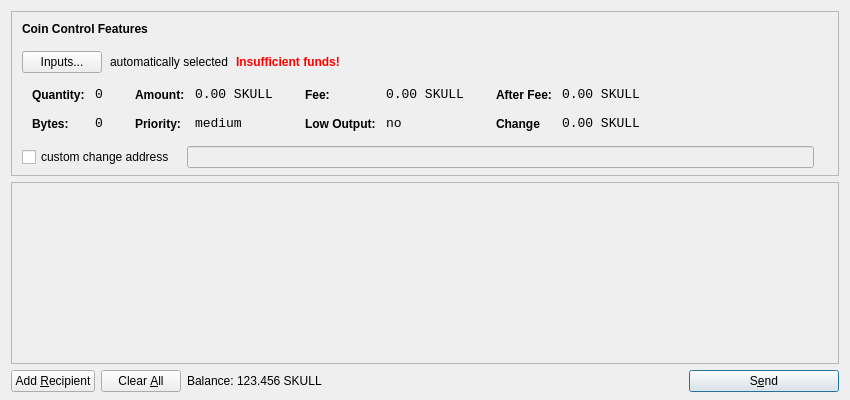
<?xml version="1.0" encoding="UTF-8"?>
<ui version="4.0">
 <class>SendCoinsDialog</class>
 <widget class="QDialog" name="SendCoinsDialog">
  <property name="geometry">
   <rect>
    <x>0</x>
    <y>0</y>
    <width>850</width>
    <height>400</height>
   </rect>
  </property>
  <property name="windowTitle">
   <string>Send Coins</string>
  </property>
  <layout class="QVBoxLayout" name="verticalLayout" stretch="0,1,0">
   <property name="bottomMargin">
    <number>8</number>
   </property>
   <item>
    <widget class="QFrame" name="frameCoinControl">
     <property name="sizePolicy">
      <sizepolicy hsizetype="Expanding" vsizetype="Expanding">
       <horstretch>0</horstretch>
       <verstretch>0</verstretch>
      </sizepolicy>
     </property>
     <property name="maximumSize">
      <size>
       <width>16777215</width>
       <height>16777215</height>
      </size>
     </property>
     <property name="frameShape">
      <enum>QFrame::StyledPanel</enum>
     </property>
     <property name="frameShadow">
      <enum>QFrame::Sunken</enum>
     </property>
     <layout class="QVBoxLayout" name="verticalLayoutCoinControl2">
      <property name="spacing">
       <number>-1</number>
      </property>
      <property name="leftMargin">
       <number>0</number>
      </property>
      <property name="topMargin">
       <number>0</number>
      </property>
      <property name="rightMargin">
       <number>0</number>
      </property>
      <property name="bottomMargin">
       <number>6</number>
      </property>
      <item>
       <layout class="QVBoxLayout" name="verticalLayoutCoinControl" stretch="0,0,0,0,1">
        <property name="spacing">
         <number>0</number>
        </property>
        <property name="leftMargin">
         <number>10</number>
        </property>
        <property name="topMargin">
         <number>10</number>
        </property>
        <item>
         <layout class="QHBoxLayout" name="horizontalLayoutCoinControl1">
          <property name="bottomMargin">
           <number>15</number>
          </property>
          <item>
           <widget class="QLabel" name="labelCoinControlFeatures">
            <property name="sizePolicy">
             <sizepolicy hsizetype="Preferred" vsizetype="Maximum">
              <horstretch>0</horstretch>
              <verstretch>0</verstretch>
             </sizepolicy>
            </property>
            <property name="font">
             <font>
              <weight>75</weight>
              <bold>true</bold>
             </font>
            </property>
            <property name="styleSheet">
             <string notr="true">font-weight:bold;</string>
            </property>
            <property name="text">
             <string>Coin Control Features</string>
            </property>
           </widget>
          </item>
         </layout>
        </item>
        <item>
         <layout class="QHBoxLayout" name="horizontalLayoutCoinControl2" stretch="0,0,0,0">
          <property name="spacing">
           <number>8</number>
          </property>
          <property name="bottomMargin">
           <number>10</number>
          </property>
          <item>
           <widget class="QPushButton" name="pushButtonCoinControl">
            <property name="styleSheet">
             <string notr="true"/>
            </property>
            <property name="text">
             <string>Inputs...</string>
            </property>
           </widget>
          </item>
          <item>
           <widget class="QLabel" name="labelCoinControlAutomaticallySelected">
            <property name="text">
             <string>automatically selected</string>
            </property>
            <property name="margin">
             <number>5</number>
            </property>
           </widget>
          </item>
          <item>
           <widget class="QLabel" name="labelCoinControlInsuffFunds">
            <property name="font">
             <font>
              <weight>75</weight>
              <bold>true</bold>
             </font>
            </property>
            <property name="styleSheet">
             <string notr="true">color:red;font-weight:bold;</string>
            </property>
            <property name="text">
             <string>Insufficient funds!</string>
            </property>
            <property name="margin">
             <number>5</number>
            </property>
           </widget>
          </item>
          <item>
           <spacer name="horizontalSpacerCoinControl">
            <property name="orientation">
             <enum>Qt::Horizontal</enum>
            </property>
            <property name="sizeHint" stdset="0">
             <size>
              <width>40</width>
              <height>1</height>
             </size>
            </property>
           </spacer>
          </item>
         </layout>
        </item>
        <item>
         <widget class="QWidget" name="widgetCoinControl" native="true">
          <property name="sizePolicy">
           <sizepolicy hsizetype="Preferred" vsizetype="Preferred">
            <horstretch>0</horstretch>
            <verstretch>0</verstretch>
           </sizepolicy>
          </property>
          <property name="minimumSize">
           <size>
            <width>0</width>
            <height>0</height>
           </size>
          </property>
          <property name="styleSheet">
           <string notr="true"/>
          </property>
          <layout class="QHBoxLayout" name="horizontalLayoutCoinControl5">
           <property name="margin">
            <number>0</number>
           </property>
           <item>
            <layout class="QHBoxLayout" name="horizontalLayoutCoinControl3" stretch="0,0,0,1">
             <property name="spacing">
              <number>20</number>
             </property>
             <property name="topMargin">
              <number>0</number>
             </property>
             <property name="bottomMargin">
              <number>10</number>
             </property>
             <item>
              <layout class="QFormLayout" name="formLayoutCoinControl1">
               <property name="horizontalSpacing">
                <number>10</number>
               </property>
               <property name="verticalSpacing">
                <number>14</number>
               </property>
               <property name="leftMargin">
                <number>10</number>
               </property>
               <property name="topMargin">
                <number>4</number>
               </property>
               <property name="rightMargin">
                <number>6</number>
               </property>
               <item row="0" column="0">
                <widget class="QLabel" name="labelCoinControlQuantityText">
                 <property name="styleSheet">
                  <string notr="true">font-weight:bold;</string>
                 </property>
                 <property name="text">
                  <string>Quantity:</string>
                 </property>
                 <property name="margin">
                  <number>0</number>
                 </property>
                </widget>
               </item>
               <item row="0" column="1">
                <widget class="QLabel" name="labelCoinControlQuantity">
                 <property name="font">
                  <font>
                   <family>Monospace</family>
                   <pointsize>10</pointsize>
                  </font>
                 </property>
                 <property name="cursor">
                  <cursorShape>IBeamCursor</cursorShape>
                 </property>
                 <property name="contextMenuPolicy">
                  <enum>Qt::ActionsContextMenu</enum>
                 </property>
                 <property name="text">
                  <string>0</string>
                 </property>
                 <property name="margin">
                  <number>0</number>
                 </property>
                 <property name="textInteractionFlags">
                  <set>Qt::LinksAccessibleByMouse|Qt::TextSelectableByKeyboard|Qt::TextSelectableByMouse</set>
                 </property>
                </widget>
               </item>
               <item row="1" column="0">
                <widget class="QLabel" name="labelCoinControlBytesText">
                 <property name="styleSheet">
                  <string notr="true">font-weight:bold;</string>
                 </property>
                 <property name="text">
                  <string>Bytes:</string>
                 </property>
                </widget>
               </item>
               <item row="1" column="1">
                <widget class="QLabel" name="labelCoinControlBytes">
                 <property name="font">
                  <font>
                   <family>Monospace</family>
                   <pointsize>10</pointsize>
                  </font>
                 </property>
                 <property name="cursor">
                  <cursorShape>IBeamCursor</cursorShape>
                 </property>
                 <property name="contextMenuPolicy">
                  <enum>Qt::ActionsContextMenu</enum>
                 </property>
                 <property name="text">
                  <string>0</string>
                 </property>
                 <property name="textInteractionFlags">
                  <set>Qt::LinksAccessibleByMouse|Qt::TextSelectableByKeyboard|Qt::TextSelectableByMouse</set>
                 </property>
                </widget>
               </item>
              </layout>
             </item>
             <item>
              <layout class="QFormLayout" name="formLayoutCoinControl2">
               <property name="horizontalSpacing">
                <number>10</number>
               </property>
               <property name="verticalSpacing">
                <number>14</number>
               </property>
               <property name="leftMargin">
                <number>6</number>
               </property>
               <property name="topMargin">
                <number>4</number>
               </property>
               <property name="rightMargin">
                <number>6</number>
               </property>
               <item row="0" column="0">
                <widget class="QLabel" name="labelCoinControlAmountText">
                 <property name="styleSheet">
                  <string notr="true">font-weight:bold;</string>
                 </property>
                 <property name="text">
                  <string>Amount:</string>
                 </property>
                 <property name="margin">
                  <number>0</number>
                 </property>
                </widget>
               </item>
               <item row="0" column="1">
                <widget class="QLabel" name="labelCoinControlAmount">
                 <property name="font">
                  <font>
                   <family>Monospace</family>
                   <pointsize>10</pointsize>
                  </font>
                 </property>
                 <property name="cursor">
                  <cursorShape>IBeamCursor</cursorShape>
                 </property>
                 <property name="contextMenuPolicy">
                  <enum>Qt::ActionsContextMenu</enum>
                 </property>
                 <property name="text">
                  <string>0.00 SKULL</string>
                 </property>
                 <property name="textInteractionFlags">
                  <set>Qt::LinksAccessibleByMouse|Qt::TextSelectableByKeyboard|Qt::TextSelectableByMouse</set>
                 </property>
                </widget>
               </item>
               <item row="1" column="0">
                <widget class="QLabel" name="labelCoinControlPriorityText">
                 <property name="styleSheet">
                  <string notr="true">font-weight:bold;</string>
                 </property>
                 <property name="text">
                  <string>Priority:</string>
                 </property>
                </widget>
               </item>
               <item row="1" column="1">
                <widget class="QLabel" name="labelCoinControlPriority">
                 <property name="font">
                  <font>
                   <family>Monospace</family>
                   <pointsize>10</pointsize>
                  </font>
                 </property>
                 <property name="cursor">
                  <cursorShape>IBeamCursor</cursorShape>
                 </property>
                 <property name="contextMenuPolicy">
                  <enum>Qt::ActionsContextMenu</enum>
                 </property>
                 <property name="text">
                  <string>medium</string>
                 </property>
                 <property name="textInteractionFlags">
                  <set>Qt::LinksAccessibleByMouse|Qt::TextSelectableByKeyboard|Qt::TextSelectableByMouse</set>
                 </property>
                </widget>
               </item>
              </layout>
             </item>
             <item>
              <layout class="QFormLayout" name="formLayoutCoinControl3">
               <property name="horizontalSpacing">
                <number>10</number>
               </property>
               <property name="verticalSpacing">
                <number>14</number>
               </property>
               <property name="leftMargin">
                <number>6</number>
               </property>
               <property name="topMargin">
                <number>4</number>
               </property>
               <property name="rightMargin">
                <number>6</number>
               </property>
               <item row="0" column="0">
                <widget class="QLabel" name="labelCoinControlFeeText">
                 <property name="styleSheet">
                  <string notr="true">font-weight:bold;</string>
                 </property>
                 <property name="text">
                  <string>Fee:</string>
                 </property>
                 <property name="margin">
                  <number>0</number>
                 </property>
                </widget>
               </item>
               <item row="0" column="1">
                <widget class="QLabel" name="labelCoinControlFee">
                 <property name="font">
                  <font>
                   <family>Monospace</family>
                   <pointsize>10</pointsize>
                  </font>
                 </property>
                 <property name="cursor">
                  <cursorShape>IBeamCursor</cursorShape>
                 </property>
                 <property name="contextMenuPolicy">
                  <enum>Qt::ActionsContextMenu</enum>
                 </property>
                 <property name="text">
                  <string>0.00 SKULL</string>
                 </property>
                 <property name="textInteractionFlags">
                  <set>Qt::LinksAccessibleByMouse|Qt::TextSelectableByKeyboard|Qt::TextSelectableByMouse</set>
                 </property>
                </widget>
               </item>
               <item row="1" column="0">
                <widget class="QLabel" name="labelCoinControlLowOutputText">
                 <property name="styleSheet">
                  <string notr="true">font-weight:bold;</string>
                 </property>
                 <property name="text">
                  <string>Low Output:</string>
                 </property>
                </widget>
               </item>
               <item row="1" column="1">
                <widget class="QLabel" name="labelCoinControlLowOutput">
                 <property name="font">
                  <font>
                   <family>Monospace</family>
                   <pointsize>10</pointsize>
                  </font>
                 </property>
                 <property name="cursor">
                  <cursorShape>IBeamCursor</cursorShape>
                 </property>
                 <property name="contextMenuPolicy">
                  <enum>Qt::ActionsContextMenu</enum>
                 </property>
                 <property name="text">
                  <string>no</string>
                 </property>
                 <property name="textInteractionFlags">
                  <set>Qt::LinksAccessibleByMouse|Qt::TextSelectableByKeyboard|Qt::TextSelectableByMouse</set>
                 </property>
                </widget>
               </item>
              </layout>
             </item>
             <item>
              <layout class="QFormLayout" name="formLayoutCoinControl4">
               <property name="horizontalSpacing">
                <number>10</number>
               </property>
               <property name="verticalSpacing">
                <number>14</number>
               </property>
               <property name="leftMargin">
                <number>6</number>
               </property>
               <property name="topMargin">
                <number>4</number>
               </property>
               <property name="rightMargin">
                <number>6</number>
               </property>
               <item row="0" column="0">
                <widget class="QLabel" name="labelCoinControlAfterFeeText">
                 <property name="styleSheet">
                  <string notr="true">font-weight:bold;</string>
                 </property>
                 <property name="text">
                  <string>After Fee:</string>
                 </property>
                 <property name="margin">
                  <number>0</number>
                 </property>
                </widget>
               </item>
               <item row="0" column="1">
                <widget class="QLabel" name="labelCoinControlAfterFee">
                 <property name="font">
                  <font>
                   <family>Monospace</family>
                   <pointsize>10</pointsize>
                  </font>
                 </property>
                 <property name="cursor">
                  <cursorShape>IBeamCursor</cursorShape>
                 </property>
                 <property name="contextMenuPolicy">
                  <enum>Qt::ActionsContextMenu</enum>
                 </property>
                 <property name="text">
                  <string>0.00 SKULL</string>
                 </property>
                 <property name="textInteractionFlags">
                  <set>Qt::LinksAccessibleByMouse|Qt::TextSelectableByKeyboard|Qt::TextSelectableByMouse</set>
                 </property>
                </widget>
               </item>
               <item row="1" column="0">
                <widget class="QLabel" name="labelCoinControlChangeText">
                 <property name="styleSheet">
                  <string notr="true">font-weight:bold;</string>
                 </property>
                 <property name="text">
                  <string>Change</string>
                 </property>
                </widget>
               </item>
               <item row="1" column="1">
                <widget class="QLabel" name="labelCoinControlChange">
                 <property name="font">
                  <font>
                   <family>Monospace</family>
                   <pointsize>10</pointsize>
                  </font>
                 </property>
                 <property name="cursor">
                  <cursorShape>IBeamCursor</cursorShape>
                 </property>
                 <property name="contextMenuPolicy">
                  <enum>Qt::ActionsContextMenu</enum>
                 </property>
                 <property name="text">
                  <string>0.00 SKULL</string>
                 </property>
                 <property name="textInteractionFlags">
                  <set>Qt::LinksAccessibleByMouse|Qt::TextSelectableByKeyboard|Qt::TextSelectableByMouse</set>
                 </property>
                </widget>
               </item>
              </layout>
             </item>
            </layout>
           </item>
          </layout>
         </widget>
        </item>
        <item>
         <layout class="QHBoxLayout" name="horizontalLayoutCoinControl4" stretch="0,0,0">
          <property name="spacing">
           <number>12</number>
          </property>
          <property name="sizeConstraint">
           <enum>QLayout::SetDefaultConstraint</enum>
          </property>
          <property name="topMargin">
           <number>5</number>
          </property>
          <property name="rightMargin">
           <number>5</number>
          </property>
          <item>
           <widget class="QCheckBox" name="checkBoxCoinControlChange">
            <property name="text">
             <string>custom change address</string>
            </property>
           </widget>
          </item>
          <item>
           <widget class="QLineEdit" name="lineEditCoinControlChange">
            <property name="enabled">
             <bool>false</bool>
            </property>
            <property name="sizePolicy">
             <sizepolicy hsizetype="Expanding" vsizetype="Fixed">
              <horstretch>0</horstretch>
              <verstretch>0</verstretch>
             </sizepolicy>
            </property>
           </widget>
          </item>
          <item>
           <widget class="QLabel" name="labelCoinControlChangeLabel">
            <property name="sizePolicy">
             <sizepolicy hsizetype="Preferred" vsizetype="Expanding">
              <horstretch>0</horstretch>
              <verstretch>0</verstretch>
             </sizepolicy>
            </property>
            <property name="minimumSize">
             <size>
              <width>0</width>
              <height>0</height>
             </size>
            </property>
            <property name="text">
             <string/>
            </property>
            <property name="margin">
             <number>3</number>
            </property>
           </widget>
          </item>
         </layout>
        </item>
        <item>
         <spacer name="verticalSpacerCoinControl">
          <property name="orientation">
           <enum>Qt::Vertical</enum>
          </property>
          <property name="sizeHint" stdset="0">
           <size>
            <width>800</width>
            <height>1</height>
           </size>
          </property>
         </spacer>
        </item>
       </layout>
      </item>
     </layout>
    </widget>
   </item>
   <item>
    <widget class="QScrollArea" name="scrollArea">
     <property name="widgetResizable">
      <bool>true</bool>
     </property>
     <widget class="QWidget" name="scrollAreaWidgetContents">
      <property name="geometry">
       <rect>
        <x>0</x>
        <y>0</y>
        <width>830</width>
        <height>165</height>
       </rect>
      </property>
      <layout class="QVBoxLayout" name="verticalLayout_2">
       <property name="margin">
        <number>0</number>
       </property>
       <item>
        <layout class="QVBoxLayout" name="entries">
         <property name="spacing">
          <number>6</number>
         </property>
        </layout>
       </item>
       <item>
        <spacer name="verticalSpacer">
         <property name="orientation">
          <enum>Qt::Vertical</enum>
         </property>
         <property name="sizeHint" stdset="0">
          <size>
           <width>20</width>
           <height>40</height>
          </size>
         </property>
        </spacer>
       </item>
      </layout>
     </widget>
    </widget>
   </item>
   <item>
    <layout class="QHBoxLayout" name="horizontalLayout">
     <item>
      <widget class="QPushButton" name="addButton">
       <property name="toolTip">
        <string>Send to multiple recipients at once</string>
       </property>
       <property name="text">
        <string>Add &amp;Recipient</string>
       </property>
       <property name="autoDefault">
        <bool>false</bool>
       </property>
      </widget>
     </item>
     <item>
      <widget class="QPushButton" name="clearButton">
       <property name="sizePolicy">
        <sizepolicy hsizetype="Minimum" vsizetype="Fixed">
         <horstretch>0</horstretch>
         <verstretch>0</verstretch>
        </sizepolicy>
       </property>
       <property name="toolTip">
        <string>Remove all transaction fields</string>
       </property>
       <property name="text">
        <string>Clear &amp;All</string>
       </property>
       <property name="autoRepeatDelay">
        <number>300</number>
       </property>
       <property name="autoDefault">
        <bool>false</bool>
       </property>
      </widget>
     </item>
     <item>
      <layout class="QHBoxLayout" name="horizontalLayout_2">
       <property name="spacing">
        <number>3</number>
       </property>
       <item>
        <widget class="QLabel" name="label">
         <property name="sizePolicy">
          <sizepolicy hsizetype="Preferred" vsizetype="Fixed">
           <horstretch>0</horstretch>
           <verstretch>0</verstretch>
          </sizepolicy>
         </property>
         <property name="text">
          <string>Balance:</string>
         </property>
        </widget>
       </item>
       <item>
        <widget class="QLabel" name="labelBalance">
         <property name="sizePolicy">
          <sizepolicy hsizetype="Preferred" vsizetype="Fixed">
           <horstretch>0</horstretch>
           <verstretch>0</verstretch>
          </sizepolicy>
         </property>
         <property name="cursor">
          <cursorShape>IBeamCursor</cursorShape>
         </property>
         <property name="text">
          <string>123.456 SKULL</string>
         </property>
         <property name="textInteractionFlags">
          <set>Qt::LinksAccessibleByMouse|Qt::TextSelectableByKeyboard|Qt::TextSelectableByMouse</set>
         </property>
        </widget>
       </item>
      </layout>
     </item>
     <item>
      <spacer name="horizontalSpacer">
       <property name="orientation">
        <enum>Qt::Horizontal</enum>
       </property>
       <property name="sizeHint" stdset="0">
        <size>
         <width>40</width>
         <height>20</height>
        </size>
       </property>
      </spacer>
     </item>
     <item>
      <widget class="QPushButton" name="sendButton">
       <property name="minimumSize">
        <size>
         <width>150</width>
         <height>0</height>
        </size>
       </property>
       <property name="toolTip">
        <string>Confirm the send action</string>
       </property>
       <property name="text">
        <string>S&amp;end</string>
       </property>
       <property name="icon">
        <iconset resource="../bitcoin.qrc">
         <normaloff>:/icons/send</normaloff>:/icons/send</iconset>
       </property>
       <property name="default">
        <bool>true</bool>
       </property>
      </widget>
     </item>
    </layout>
   </item>
  </layout>
 </widget>
 <resources>
  <include location="../bitcoin.qrc"/>
 </resources>
 <connections/>
</ui>
